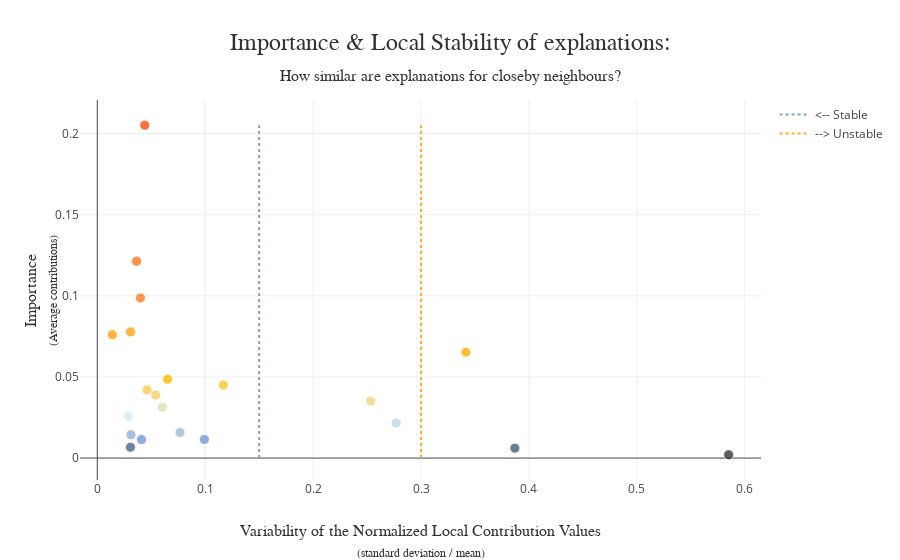

Notebook source saved alongside this figure:
### Code cell
xpl.plot.stability_plot()

### Figure 1 — Plotly figure (JSON) as saved in the notebook; plotly's stock layout.template omitted (floating-point values rounded to 4 significant figures)
{"data": [{"hovertemplate": "%{hovertext}<extra></extra>", "hovertext": ["<b>Feature: %dl_volume</b><br />Importance: 0.03881896500224183<br />Variability: 0.054040054968265236", "<b>Feature: %tcp_protocol</b><br />Importance: 0.031307530438238945<br />Variability: 0.06024109369602514", "<b>Feature: %udp_protocol</b><br />Importance: 0.04502046895240095<br />Variability: 0.11680496554065962", "<b>Feature: %ul_volume</b><br />Importance: 0.035143546711798694<br />Variability: 0.25341635447483085", "<b>Feature: avg_dl_volume</b><br />Importance: 0.011451763811677321<br />Variability: 0.09926457638733203", "<b>Feature: avg_ul_volume</b><br />Importance: 0.0020462049649997735<br />Variability: 0.584979920777474", "<b>Feature: dl_data_volume</b><br />Importance: 0.006119567299354324<br />Variability: 0.38689391929291966", "<b>Feature: dl_packet</b><br />Importance: 0.04205731476869635<br />Variability: 0.045986484634747776", "<b>Feature: kB/s</b><br />Importance: 0.015763615745117334<br />Variability: 0.07665955262282961", "<b>Feature: max_dl_volume</b><br />Importance: 0.07776890507104725<br />Variability: 0.03081884736737689", "<b>Feature: max_ul_volume</b><br />Importance: 0.006650642516946571<br />Variability: 0.03074421415261699", "<b>Feature: min_dl_volume</b><br />Importance: 0.0759803639840426<br />Variability: 0.013974549628638434", "<b>Feature: min_ul_volume</b><br />Importance: 0.0986594671856269<br />Variability: 0.039959686467900886", "<b>Feature: nb_downlink_packet</b><br />Importance: 0.01138527309387559<br />Variability: 0.0409639258607713", "<b>Feature: nb_packet/s</b><br />Importance: 0.021546374089452393<br />Variability: 0.2769652157203638", "<b>Feature: nb_uplink_packet</b><br />Importance: 0.20511310274826844<br />Variability: 0.044009229193090776", "<b>Feature: session_time</b><br />Importance: 0.06526102548387155<br />Variability: 0.34150941641451715", "<b>Feature: std_dl_volume</b><br />Importance: 0.014310441772238865<br />Variability: 0.031235629300568845", "<b>Feature: std_ul_volume</b><br />Importance: 0.025692810915519088<br />Variability: 0.02888792269397553", "<b>Feature: ul_data_volume</b><br />Importance: 0.12131634482051724<br />Variability: 0.03639393977918214", "<b>Feature: ul_packet</b><br />Importance: 0.04858627062406759<br />Variability: 0.06517164588968974"], "marker": {"color": [0.03882, 0.03131, 0.04502, 0.03514, 0.01145, 0.002046, 0.00612, 0.04206, 0.01576, 0.07777, 0.006651, 0.07598, 0.09866, 0.01139, 0.02155, 0.2051, 0.06526, 0.01431, 0.02569, 0.1213, 0.04859], "colorscale": [[0, "rgb(52, 55, 54)"], [0.02267, "rgb(74, 99, 138)"], [0.04632, "rgb(116, 153, 214)"], [0.06755, "rgb(162, 188, 213)"], [0.1164, "rgb(212, 234, 242)"], [0.163, "rgb(235, 216, 134)"], [0.197, "rgb(255, 204, 83)"], [0.2292, "rgb(244, 192, 0)"], [0.3641, "rgb(255, 166, 17)"], [0.4758, "rgb(255, 123, 38)"], [1, "rgb(255, 77, 7)"]], "line": {"color": "white", "width": 0.8}, "opacity": 0.8, "size": 10}, "mode": "markers", "showlegend": false, "type": "scatter", "x": [0.05404, 0.06024, 0.1168, 0.2534, 0.09926, 0.585, 0.3869, 0.04599, 0.07666, 0.03082, 0.03074, 0.01397, 0.03996, 0.04096, 0.277, 0.04401, 0.3415, 0.03124, 0.02889, 0.03639, 0.06517], "y": [0.03882, 0.03131, 0.04502, 0.03514, 0.01145, 0.002046, 0.00612, 0.04206, 0.01576, 0.07777, 0.006651, 0.07598, 0.09866, 0.01139, 0.02155, 0.2051, 0.06526, 0.01431, 0.02569, 0.1213, 0.04859]}, {"hoverinfo": "none", "line": {"color": "rgba(117, 152, 189, 0.9)", "dash": "dot"}, "mode": "lines", "name": "<-- Stable", "type": "scatter", "x": [0.15, 0.15, 0.15, 0.15, 0.15, 0.15, 0.15, 0.15, 0.15, 0.15, 0.15, 0.15, 0.15, 0.15, 0.15, 0.15, 0.15, 0.15, 0.15, 0.15, 0.15], "y": [0, 0.2051]}, {"hoverinfo": "none", "line": {"color": "rgba(255, 166, 17, 0.9)", "dash": "dot"}, "mode": "lines", "name": "--> Unstable", "type": "scatter", "x": [0.3, 0.3, 0.3, 0.3, 0.3, 0.3, 0.3, 0.3, 0.3, 0.3, 0.3, 0.3, 0.3, 0.3, 0.3, 0.3, 0.3, 0.3, 0.3, 0.3, 0.3], "y": [0, 0.2051]}], "layout": {"coloraxis": {"showscale": false}, "hovermode": "closest", "title": {"font": {"color": "rgb(50, 50, 50)", "family": "Arial", "size": 24}, "pad": {"b": 50}, "text": "Importance & Local Stability of explanations:<span style='font-size: 16px;'><br />How similar are explanations for closeby neighbours?</span>", "x": 0.5, "xanchor": "center", "yanchor": "bottom"}, "xaxis": {"automargin": true, "range": [-0.01603, 0.615], "title": {"font": {"color": "rgb(50, 50, 50)", "family": "Arial Black", "size": 16}, "text": "Variability of the Normalized Local Contribution Values<span style='font-size: 12px;'><br />(standard deviation / mean)</span>"}}, "yaxis": {"automargin": true, "title": {"font": {"color": "rgb(50, 50, 50)", "family": "Arial Black", "size": 16}, "text": "Importance<span style='font-size: 12px;'><br />(Average contributions)</span>"}}}}
